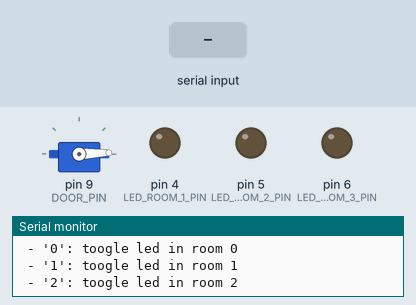
Bench run of a sketch on a simulated Arduino Uno, built with avr-gcc and run on an emulated ATmega328P. On the bench: servo, output pins drawn as LEDs (lit = HIGH), the last lines printed to the serial monitor. The test bench sets the inputs (shaded band).

Above: at 2.2 s.
2.3 s: "30,150\n" received over Serial
At 3.3 s:
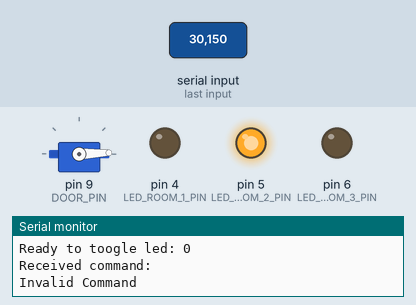
4.0 s: "o90\n" received over Serial
At 5.2 s:
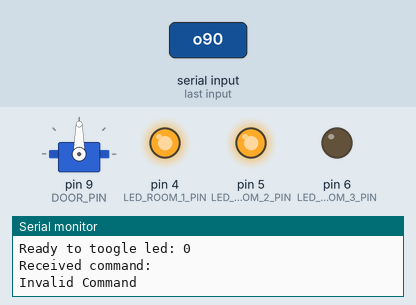
5.5 s: "200\n" received over Serial
At 6.4 s:
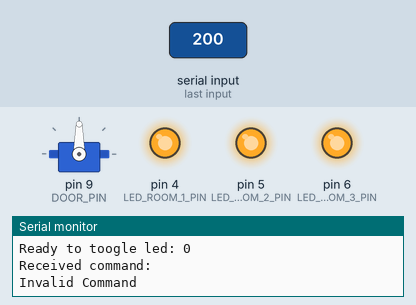
7.0 s: "c90\n" received over Serial
At 7.8 s:
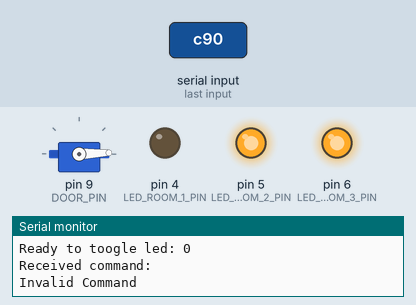
8.5 s: "30,150\n" received over Serial
At 9.2 s:
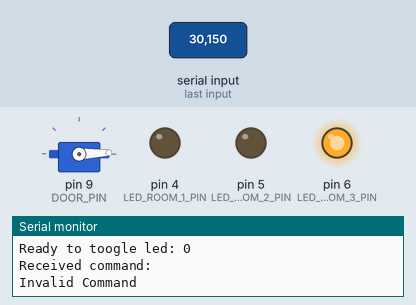
10.2 s: "o,45\n" received over Serial
At 11.0 s:
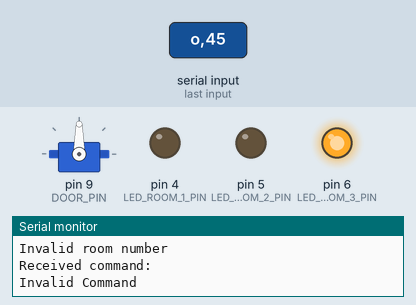
Timing chart, 0 to 12.7 s (numbered marks = the images above; inputs shaded):
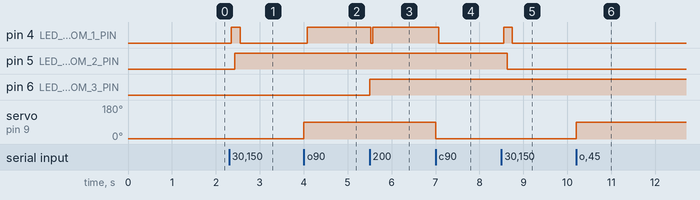

The sketch:

alfred.ino
```cpp
#include <Servo.h>
#include "constants.h"
#include "led.h"

Servo doorServo;  // create servo object to control a servo

Led leds[N_ROOMS] = {Led(LED_ROOM_1_PIN), Led(LED_ROOM_2_PIN), Led(LED_ROOM_3_PIN)};

int ledIndex;

// This code run once
void setup() {
  // Init serial object
  Serial.begin(BAUD_RATE);
  delay(1000);

  // attaches the servo on pin 9 to the servo object
  doorServo.attach(DOOR_PIN);
  doorServo.write(DOOR_OPEN_ANGLE);
  doorServo.write(DOOR_CLOSE_ANGLE);

  //Init leds
  initLeds(leds);


  Serial.println("Ready!");
  helpMessage();
}

void loop() {
  if (Serial.available()) {
    char cmd = Serial.read();
    Serial.print("Received command: ");
    Serial.println(cmd);

    if (isDigit(cmd)){
      Serial.print("Ready to toogle led: ");
      Serial.println(cmd);

      // convert char to int
      ledIndex = cmd - '0';
      if (ledIndex < N_ROOMS){
        leds[ledIndex].toogle();
        //Serial.println(leds[ledIndex].getState());
      }else{
        Serial.println("Invalid room number");
      }

    }else{
      switch (cmd) {
        //open
        case 'o':
          Serial.println("Open");
          doorServo.write(DOOR_OPEN_ANGLE);
        break;
        //close
        case 'c':
          Serial.println("Close");
          doorServo.write(DOOR_CLOSE_ANGLE);
        break;
        default:
          Serial.println("Invalid Command");
      }
    }
  }
}

void helpMessage(){
  Serial.println("Available commands:");
  Serial.println(" - 'o': open door");
  Serial.println(" - 'c': close door");
  for(int i = 0; i < N_ROOMS; i++ ){
    Serial.print(" - '");
    Serial.print(i);
    Serial.print("': toogle led in room ");
    Serial.println(i);
  }
}
```

constants.h
```cpp
#ifndef CONSTANTS

  #define CONSTANTS

  #define BAUD_RATE 9600

  #define DOOR_PIN 9
  #define DOOR_OPEN_ANGLE 90
  #define DOOR_CLOSE_ANGLE 2

  #define N_ROOMS 3
  #define LED_ROOM_1_PIN 4
  #define LED_ROOM_2_PIN 5
  #define LED_ROOM_3_PIN 6

#endif
```

led.cpp
```cpp
#include "led.h"

Led::Led(int pin)
{
  _pin = pin;
  _state = LOW;
}

void Led::init(){
  pinMode(_pin, OUTPUT);
  digitalWrite(_pin, LOW);
}

void Led::toogle(){
  if (_state == LOW){
    _state = HIGH;
  }else{
    _state = LOW;
  }
  digitalWrite(_pin, _state);
}

int Led::getPin(){
  return _pin;
}

int Led::getState(){
  return _state;
}

void initLeds(Led *leds){
  for(int i=0; i <= N_ROOMS; i++){
    leds[i].init();
  }
}
```

led.h
```cpp
#ifndef LED_H
#define LED_H

#include "Arduino.h"
#include "constants.h"

class Led {
  public:
    Led(int pin);
    void init();
    void toogle();
    int getState();
    int getPin();
  private:
    int _pin;
    int _state;
};

void initLeds(Led *);
#endif
```

Measured:
- after the input at 2.3 s, pin 4 (LED_ROOM_1_PIN): LOW → HIGH after 0.05 s, → LOW 0.20 s later; pin 5 (LED_ROOM_2_PIN): LOW → HIGH after 0.14 s
- after the input at 4.0 s, pin 4 (LED_ROOM_1_PIN): LOW → HIGH after 0.08 s; servo on pin 9 (DOOR_PIN): 2° → 90° at once
- after the input at 5.5 s, pin 4 (LED_ROOM_1_PIN): HIGH → LOW at once, → HIGH 0.05 s later; pin 6 (LED_ROOM_3_PIN): LOW → HIGH at once
- after the input at 7.0 s, pin 4 (LED_ROOM_1_PIN): HIGH → LOW after 0.08 s; servo on pin 9 (DOOR_PIN): 90° → 2° at once
- after the input at 8.5 s, pin 4 (LED_ROOM_1_PIN): LOW → HIGH after 0.05 s, → LOW 0.20 s later; pin 5 (LED_ROOM_2_PIN): HIGH → LOW after 0.14 s
- after the input at 10.2 s, servo on pin 9 (DOOR_PIN): 2° → 90° at once
